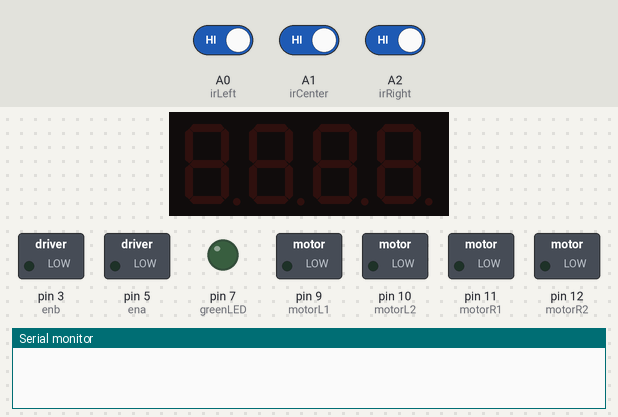
Simulated run of this sketch. Board: Arduino Uno, built with avr-gcc and run on an emulated ATmega328P. Shown: 4-digit seven-segment display, switched loads named in the sketch (green lamp = pin HIGH), output pins drawn as LEDs (lit = HIGH), the last lines printed to the serial monitor. Inputs (shaded band) come from the test bench; at power-on: A0 (irLeft) HIGH, A1 (irCenter) HIGH, A2 (irRight) HIGH. Random numbers use the default seed unless the sketch sets one.

Above: at 1.2 s.
1.3 s: A0 (irLeft) driven LOW
At 2.8 s:
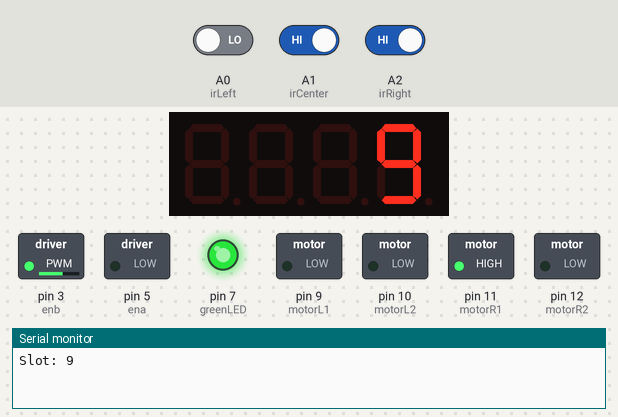
3.8 s: A1 (irCenter) driven LOW
At 4.3 s:
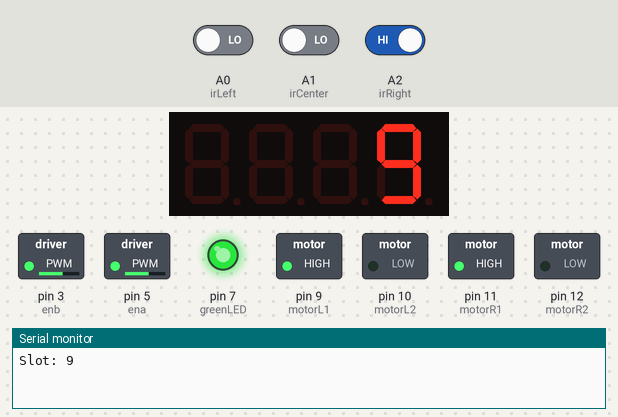
5.3 s: A0 (irLeft) driven HIGH and A1 (irCenter) driven HIGH and A2 (irRight) driven LOW
At 6.5 s:
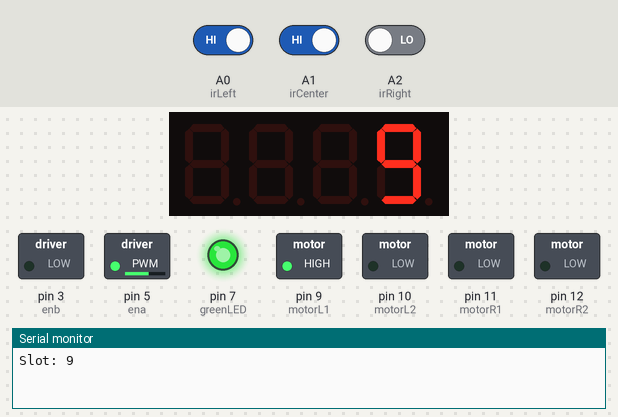
6.8 s: A2 (irRight) driven HIGH
At 7.8 s:
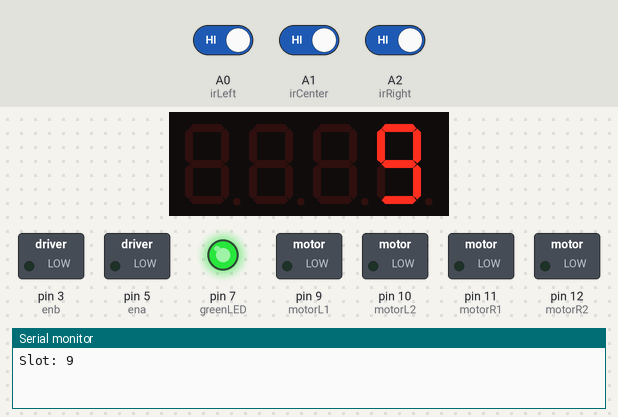
8.3 s: A2 (irRight) driven LOW
At 12.8 s:
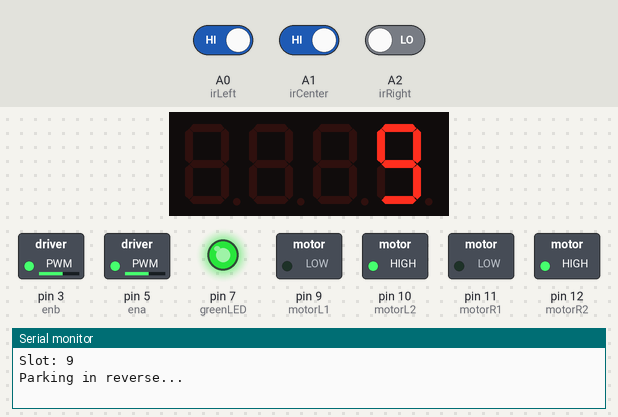
Timing chart, 0 to 13.8 s (numbered marks = the images above; inputs shaded):
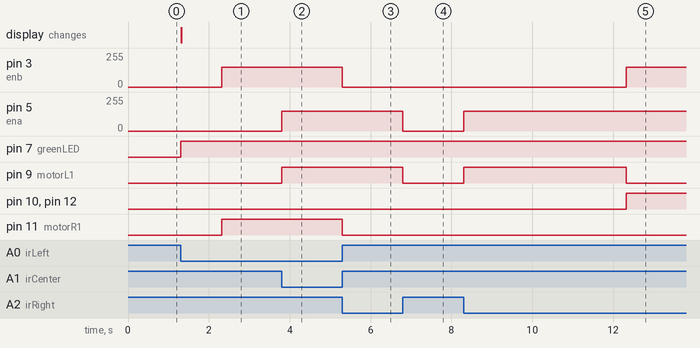

The sketch:

LFR.ino
```cpp
#include <TM1637Display.h>

// TM1637 Pins
#define CLK 6
#define DIO 2
TM1637Display display(CLK, DIO);

// IR Sensors
const int irLeft = A0;
const int irCenter = A1;
const int irRight = A2;

// Motor Pins
const int motorL1 = 9;
const int motorL2 = 10;
const int motorR1 = 11;
const int motorR2 = 12;
const int ena = 5; // ENA for left motor
const int enb = 3; // ENB for right motor

// LED
const int greenLED = 7;

int slotNumber;
bool lineDetected = false;
bool parked = false;
bool exited = false;
unsigned long startTime = 0;

const int speedThreshold = 150; // Adjust motor speed (0–255)

void setup() {
  Serial.begin(9600);

  // Motor setup
  pinMode(motorL1, OUTPUT);
  pinMode(motorL2, OUTPUT);
  pinMode(motorR1, OUTPUT);
  pinMode(motorR2, OUTPUT);
  pinMode(ena, OUTPUT);
  pinMode(enb, OUTPUT);

  // IR setup
  pinMode(irLeft, INPUT);
  pinMode(irCenter, INPUT);
  pinMode(irRight, INPUT);

  pinMode(greenLED, OUTPUT);
  digitalWrite(greenLED, LOW);  // Initially OFF

  display.setBrightness(5);  // Display brightness

  randomSeed(analogRead(A5));  // Seed for slot generation
}

void loop() {
  if (!lineDetected) {
    // Wait for black line detection (black = LOW)
    if (digitalRead(irLeft) == 0 || digitalRead(irCenter) == 0 || digitalRead(irRight) == 0) {
      digitalWrite(greenLED, HIGH); // Turn ON green LED
      slotNumber = random(1, 13);   // Generate random slot
      Serial.print("Slot: "); Serial.println(slotNumber);
      display.showNumberDec(slotNumber);
      delay(1000);
      lineDetected = true;
    }
  }
  else if (!parked) {
    followLine();

    if (millis() - startTime > 10000) {  // After 10 seconds of line following
      stopMotors();
      reverseIntoSlot();  // Reverse parking
      parkAndCountdown();
      parked = true;
    }
  }
  else if (!exited) {
    exitToGate();  // Move forward back to start
    exited = true;
    digitalWrite(greenLED, LOW); // Turn OFF green LED
  }
}

// Follow Line Logic
void followLine() {
  if (startTime == 0) startTime = millis();

  int left = digitalRead(irLeft);
  int center = digitalRead(irCenter);
  int right = digitalRead(irRight);

  if (center == 0) moveForward();
  else if (left == 0) turnLeft();
  else if (right == 0) turnRight();
  else stopMotors();
}

// Reverse into parking slot
void reverseIntoSlot() {
  Serial.println("Parking in reverse...");
  analogWrite(ena, speedThreshold);
  analogWrite(enb, speedThreshold);
  digitalWrite(motorL1, LOW);
  digitalWrite(motorL2, HIGH);
  digitalWrite(motorR1, LOW);
  digitalWrite(motorR2, HIGH);
  delay(1500);  // Time to reverse
  stopMotors();
}

// Parking Countdown
void parkAndCountdown() {
  Serial.println("Waiting in parking...");
  for (int i = 10; i >= 0; i--) {
    display.showNumberDec(i, true);
    delay(1000);
  }
  stopMotors();
}

// Exit the slot (go back to gate)
void exitToGate() {
  Serial.println("Returning to start...");
  moveForward();
  delay(3000);
  stopMotors();
}

// Motor Control
void moveForward() {
  analogWrite(ena, speedThreshold);
  analogWrite(enb, speedThreshold);
  digitalWrite(motorL1, HIGH);
  digitalWrite(motorL2, LOW);
  digitalWrite(motorR1, HIGH);
  digitalWrite(motorR2, LOW);
}

void turnLeft() {
  analogWrite(ena, 0);
  analogWrite(enb, speedThreshold);
  digitalWrite(motorL1, LOW);
  digitalWrite(motorL2, LOW);
  digitalWrite(motorR1, HIGH);
  digitalWrite(motorR2, LOW);
}

void turnRight() {
  analogWrite(ena, speedThreshold);
  analogWrite(enb, 0);
  digitalWrite(motorL1, HIGH);
  digitalWrite(motorL2, LOW);
  digitalWrite(motorR1, LOW);
  digitalWrite(motorR2, LOW);
}

void stopMotors() {
  analogWrite(ena, 0);
  analogWrite(enb, 0);
  digitalWrite(motorL1, LOW);
  digitalWrite(motorL2, LOW);
  digitalWrite(motorR1, LOW);
  digitalWrite(motorR2, LOW);
}
```

Measured:
- after the input at 1.3 s, pin 3 (enb): 0/255 → 150/255 after 1.0 s; pin 7 (greenLED): LOW → HIGH at once; pin 11 (motorR1): LOW → HIGH after 1.0 s; the display: changes at once (image 1)
- after the input at 3.8 s, pin 5 (ena): 0/255 → 150/255 at once; pin 9 (motorL1): LOW → HIGH at once
- after the input at 5.3 s, pin 3 (enb): 150/255 → 0/255 at once; pin 11 (motorR1): HIGH → LOW at once
- after the input at 6.8 s, pin 5 (ena): 150/255 → 0/255 at once; pin 9 (motorL1): HIGH → LOW at once
- after the input at 8.3 s, pin 9 (motorL1): LOW → HIGH at once, → LOW 4.0 s later
